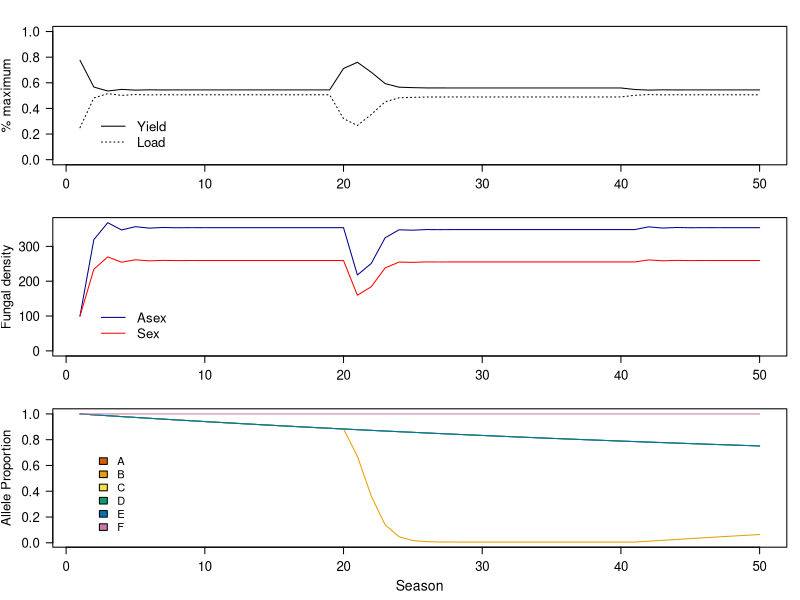
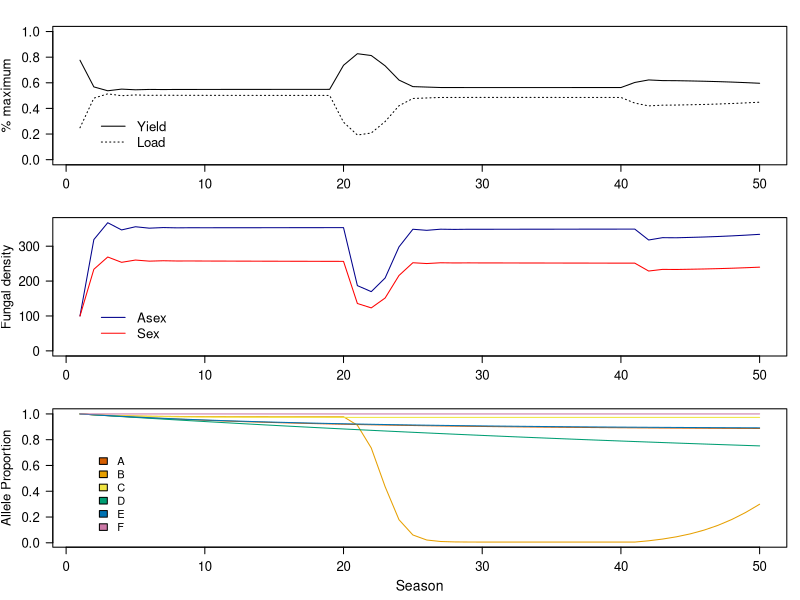
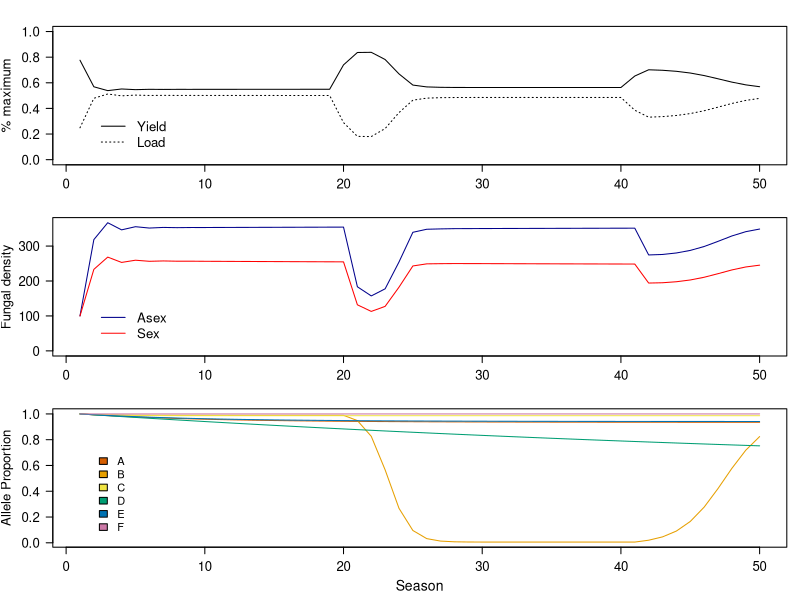
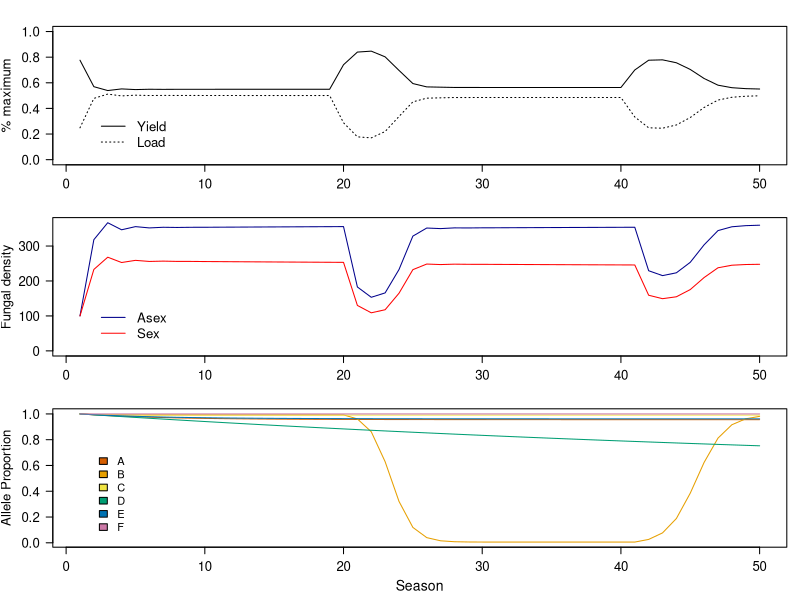
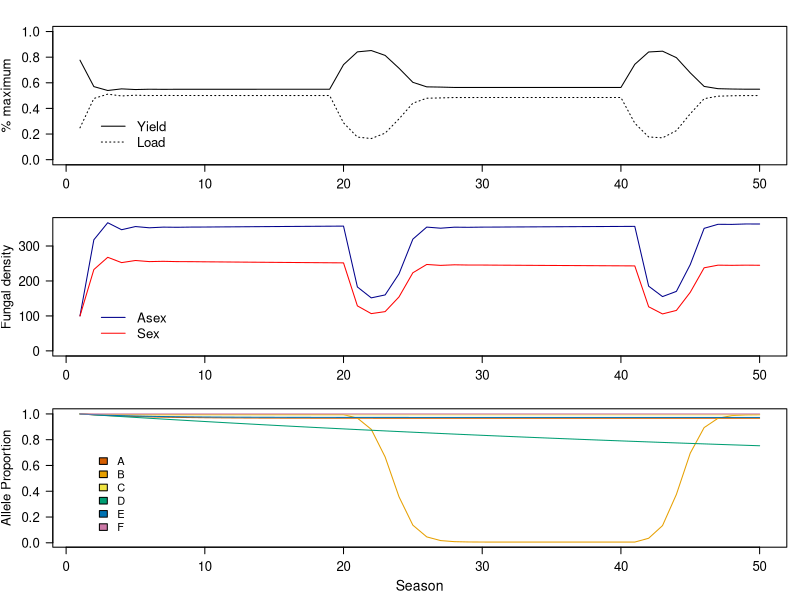
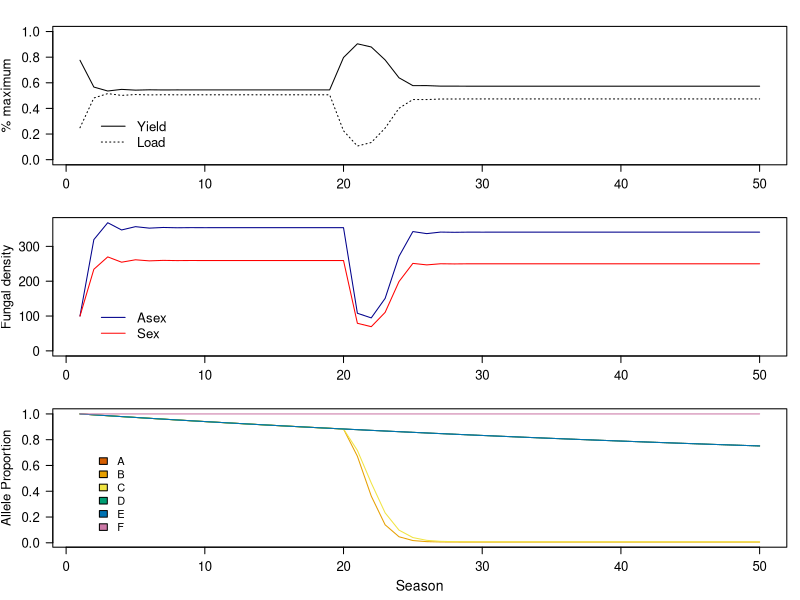
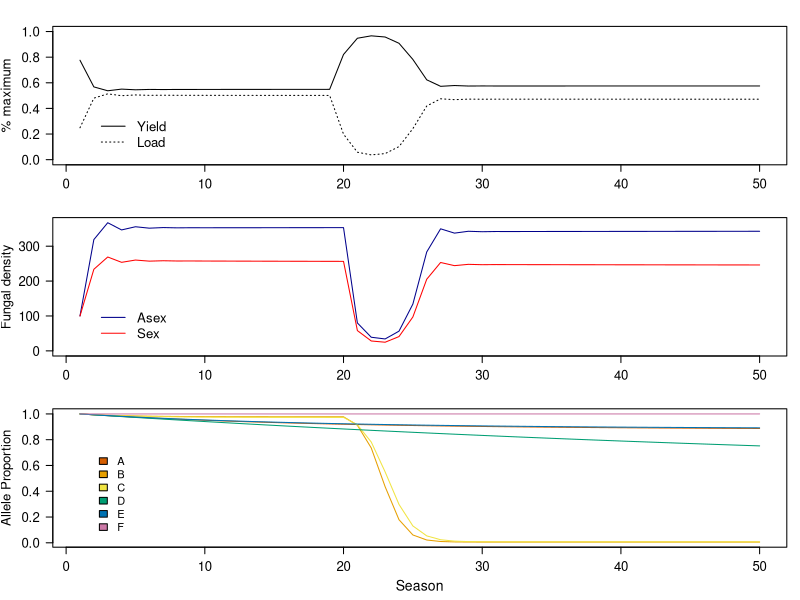
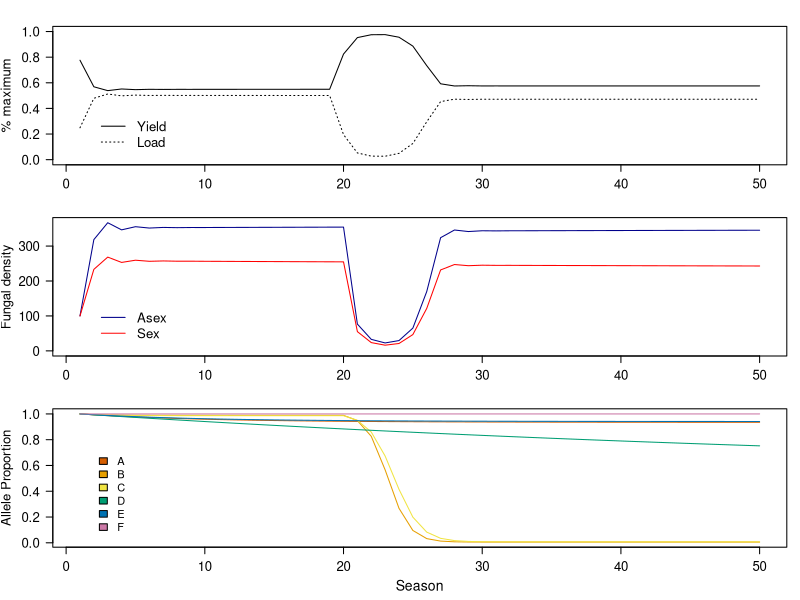

Source code (R) for these figures, in order:
##A model of a fungal plant pathogen on a plant crop in a single field
##We will model uninfected (S), infected (I) plants using S and I to match SI model for epidemiology

##Code to run simulations in Garner, Alkemade and Barraclough 2026 'Evaluating the potential to control fungal plant pathogens using gene drive technology'

library(stringr)
library(fBasics)
library(data.table)

##------------------------------------------------------------------------------------------------------------
##Scenario
	scenario<-1

##matrix to store results in
	grand.res<-NULL

	params<-1:20
	yield_params<-matrix(NA,nrow=length(params),ncol=50)
	
	param_costs<-rep(seq(0.0,0.2,length.out=5),4)
	param_model<-c(rep(2,5),rep(3,5),rep(4,5),rep(5,5))
	
for (param in params) {	

##1) Define parameter values 

##Total time to run the simulation
	nseasons<-50
##Maximum number of asexual generations completed on the crop plant each season
	ngens<-5
##Mutation Rate
	mut=c(mut_A=0.001,mut_B=0.001,mut_C=0.001,mut_D=0.001,mut_E=0.001,mut_F=0.00)
##Proportionate yield of infected plants
	Inf_Yield<-0.1
##Toggle whether to additionally plot the within-season dynamics for the final season - by default plots seasons
	plot.within.season<-FALSE

##Wild-type (ABCDEF) parameter values for asexual stages
	##A) Fecundity (Number of Offspring) in soil/debris in spring
	##B) Infection of plants
	##C) Growth on plants
	##D) Proportion of Sex Offspring at end of season
	##E) Winter Survival
	##F) Gene Drive locus

	wt.params<-c(Fecundity=1.3,Infection=0.9,Growth=1.5, Pro_sex=0.4, Survival=0.9,Blank=1)
	wt.alleles<-c("A","B","C","D","E","F")

##Effects of antifungal control on parameter values = selection coefficient of WT in fungicide environment
	control_effect<-c(control_effect_A=0.2,control_effect_B=0.2,control_effect_C=0.2,control_effect_D=0.2,control_effect_E=0.2,control_effect_F=0.2)
##Efficacy of resistance, i.e. how close does resistance get proportionately to restoring original parameter value
	efficacy_resistance<-c(efficacy_resistance_A=0.01,efficacy_resistance_B=0.01,efficacy_resistance_C=0.01,efficacy_resistance_D=0.01,efficacy_resistance_E=0.01,efficacy_resistance_F=0.01) 
##Cost of resistance = selection coefficient of resistant allele in wildtype environment without fungicide
	cost_resistance<-c(cost_resistance_A=0.05,cost_resistance_B=0.05,cost_resistance_C=0.05,cost_resistance_D=0.05,cost_resistance_E=0.05,cost_resistance_F=0.05) 
	cost_resistance[]<-param_costs[param]
	
	my.model<-param_model[param]
	
##Gene drive parameters - TIM ADDED INOCULUM SIZE OF GENE DRIVE SPORES
		gene_drive.params<- c(Lethality = 0.0 ,Selfishness = 20, Fecundity_Inhibition = 0.2, Infection_Inhibition = 0.2, Growth_Inhibition = 0.2, Sex_Inhibition = 0.2, Survival_Inhibition=0.2, Inoculum = 50)
   	
    ##NB Compare with Burt 2003, epsilon = Selfishness/(Selfishness+1), and Selfishness = epsilon/(1-epsilon)
	##Where epsilon is probability of F converted to f in Homing Endonuclease Gene
	##Selfishness = 9 equates to epsilon = 0.9, default used in Burt paper (10 = 0.91)
	##Selfishness = 20 equates to epsilon = 0.952381. (19 = epsilon 0.95)
	##Selfishness = 99 (or 100 rounding) equates to epsilon =0.99, cited as realistic high value in yeast in Burt


##Assigns when the prescribed control measure is applied
	gene_drive<-array(FALSE,dim=c(nseasons,1))
	fungicide<-array(1,dim=c(nseasons,ngens,5))	

##The set of possible models to consider
	model.choices<-c("No_control","One_Fungi_20","Two_Fungi_Simult","Two_Fungi_Alt","Two_Fungi_Season","HaploidGeneDrive","DiploidGeneDrive","HaploidFungicide","DiploidFungicide")
##change my.model to select a model

	
	#my.model<-8
	which.model<-model.choices[my.model]

	## a) No control
	 if (which.model=="No_control") {
			}
			
	##Fungicide models from here

	## b) One fungicide, 20 seasons
	 if (which.model=="One_Fungi_20") {
	  which.seasons<-20:40
	  which.fungicide<-2
	  fungicide[which.seasons,, which.fungicide]<-2
    	 }
    	
   	##c) Two fungicides simultaneously
	 if (which.model=="Two_Fungi_Simult") {
	  which.seasons<-20:50
	  which.fungicide<-c(2,3)
	  fungicide[which.seasons,, which.fungicide]<-2
    	}   	

	## d) Alternating fungicides every 5 years
	 if (which.model=="Two_Fungi_Alt") {
	   which.fungicide<-c(2,3)
	   fungicide[c(20:24,30:34,40:44),, which.fungicide[1]]<-2
	   fungicide[c(20:24,30:34,40:44)+5,, which.fungicide[2]]<-2
	 }

	  if (which.model=="Two_Fungi_Season") {
	    which.fungicide<-c(2,3)
	    fungicide[20:50,1:2, which.fungicide[1]]<-2
	    fungicide[20:50,3:4, which.fungicide[2]]<-2
	  }
	
	##Gene drive models from here

    ## e) Haploid gene drive - need to set lethality to 0, which parameter is affected and inhibition amount above.
     if (which.model=="HaploidGeneDrive") {
     	##Gene drive parameters - TIM ADDED INOCULUM SIZE OF GENE DRIVE SPORES
		gene_drive.params<- c(Lethality = 0.0 ,Selfishness = 20, Fecundity_Inhibition = 0.2, Infection_Inhibition = 0.2, Growth_Inhibition = 0.2, Sex_Inhibition = 0.2, Survival_Inhibition=0.2, Inoculum = 50)
		##Selector for which stage the gene_drive is affecting in haploid model
		gene_drive_control<-c(2)
		##when is the gene drive started
		  gene_drive[20:nseasons]<-TRUE
    	}
 
    	
    ##f) Diploid gene drive -  need to set lethality to >0, e.g. 0.99 and inhibition parameters to zero.
  if (which.model=="DiploidGeneDrive") {
     	##Gene drive parameters - TIM ADDED INOCULUM SIZE OF GENE DRIVE SPORES
		gene_drive.params<- c(Lethality = 0.99 ,Selfishness = 20, Fecundity_Inhibition = 0.0, Infection_Inhibition = 0.0, Growth_Inhibition = 0.0, Sex_Inhibition = 0.0, Survival_Inhibition=0.0, Inoculum = 50)
		##Selector for which stage the gene_drive is affecting in haploid model - REQUIRED BUT NOT USED IN THIS VERSION
		gene_drive_control<-c(2)		  
		gene_drive[20:nseasons]<-TRUE
    	}
    
	## g) Haploid gene drive plus one fungicide
   	if (which.model=="HaploidFungicide") {
    	##Gene drive parameters - TIM ADDED INOCULUM SIZE OF GENE DRIVE SPORES
		gene_drive.params<- c(Lethality = 0.0 ,Selfishness = 20, Fecundity_Inhibition = 0.2, Infection_Inhibition = 0.2, Growth_Inhibition = 0.2, Sex_Inhibition = 0.2, Survival_Inhibition=0.2, Inoculum = 50)
		##Selector for which stage the gene_drive is affecting in haploid model
		gene_drive_control<-c(2)
		##when is the gene drive started
		  gene_drive[20:nseasons]<-TRUE
	  		which.seasons<-20:40
	  		which.fungicide<-c(3)
	  		fungicide[which.seasons,, which.fungicide]<-2
    	}
    	
     ##h) Diploid gene drive + fungicide
  if (which.model=="DiploidFungicide") {
     	##Gene drive parameters - TIM ADDED INOCULUM SIZE OF GENE DRIVE SPORES
		gene_drive.params<- c(Lethality = 0.99 ,Selfishness = 20, Fecundity_Inhibition = 0.0, Infection_Inhibition = 0.0, Growth_Inhibition = 0.0, Sex_Inhibition = 0.0, Survival_Inhibition=0.0, Inoculum = 50)
		##Selector for which stage the gene_drive is affecting in haploid model - REQUIRED BUT NOT USED IN THIS VERSION
		gene_drive_control<-c(2)		  
		gene_drive[20:nseasons]<-TRUE
			which.fungicide<-c(2)
	  		fungicide[which.seasons,, which.fungicide]<-2
    	}
   	
    
#----------------------------------------------------------------------------------------------------------------

##2) Construct the mutation table

##TIM JAN 2026- rearranged order of some lines as wasn't working from cold
	Genotype.combos<-expand.grid(c(0,1),c(0,1),c(0,1),c(0,1),c(0,1),c(0,1))
	Genotype.ids<-apply(expand.grid(c("A","a"),c("B","b"),c("C","c"),c("D","d"),c("E","e"),c("F","f")),1,function(x) paste(x,collapse=""))
	##Set up mutation matrix
	mut.list<-list()
	for (i in (1:6)) {
	  mut.list[[i]]<-outer(substring(Genotype.ids,i,i),substring(Genotype.ids,i,i),"==")
	  mut.list[[i]][mut.list[[i]]]<-(1-mut[i])
	  mut.list[[i]][!mut.list[[i]]]<-mut[i]
	}
	mut.matrix<-mut.list[[1]]*mut.list[[2]]*mut.list[[3]]*mut.list[[4]]*mut.list[[5]]*mut.list[[6]]
	

#-----------------------------------------------------------------------------------------
		
##3) Build the parameter array for asexual steps, initially with wildtype values
	##Each matrix in the array contains the associated coefficients for each different locus
	Asex.params<-array(dim=c(2,length(Genotype.ids),length(wt.params)))
	dimnames(Asex.params)[[1]]<-c("None","Control")
	##Row 1 = values when fungicide for that life stage is absent
	##Row 2 = values when fungicide for that life stage is present
	dimnames(Asex.params)[[2]]<-Genotype.ids
	##Columns = each genotype in Genotype.ids
	dimnames(Asex.params)[[3]]<-names(wt.params)
	for (i in (1:length(wt.params))) {Asex.params[,,i]<-wt.params[i]
	Asex.params[1,!grepl(wt.alleles[i],Genotype.ids,fixed=TRUE),i]<-wt.params[i]*(1-cost_resistance[i])}
	for (i in (1:5)) {
	  Asex.params[2, grepl(wt.alleles[i],Genotype.ids,fixed=TRUE),i]<-wt.params[i]*(1-control_effect[i])  
	  ##Values for wild-type allele: first number = value without control, second number = value with control
	  Asex.params[2, !grepl(wt.alleles[i],Genotype.ids,fixed=TRUE),i]<-wt.params[i]*(1-efficacy_resistance[i])    
	  ##Values for alternative/resistant allele: first number = value without control, second number = value with control
	}

##Alter the parameters based on any gene drive effects on haploid life-cycle
	if (any(gene_drive)) {
		for (i in gene_drive_control) {
	  Asex.params[, grepl("f",Genotype.ids,fixed=TRUE),i]<-Asex.params[, grepl("f",Genotype.ids,fixed=TRUE),i]*c(1-gene_drive.params[i+2],1-gene_drive.params[i+2])
	} #Reduces the fitness for the chosen gene_driven effects
	}
	
##Build parameter array for sexual spores
	Sex.params<-Asex.params
	##Currently we assume survival is proportionately higher and fecundity is proportionately lower, irrespective of control
	##TIM JAN 2026- need to think about justification for this a bit, but in any case, 
	##could change so there is a trade-off between survival and fecundity but no net benefit, 
	##plus avoid >100% survival sexual spores, hence i.e. changed to 0.909 and 1.1 to work with defaults. 
	sex_effects<-c(1/1.1,1,1,1,1.1,1)
	Sex.params<-sweep(Sex.params,MARGIN=3,STATS=sex_effects,FUN="*")

#----------------------------------------------------------------

##4) Calculate the random mating and gamete table for sexual reproduction

	alleles<-list()
	for (i in (1:6)) {
	  alleles[[i]]<-strsplit(outer(substring(Genotype.ids,i,i),substring(Genotype.ids,i,i),paste)," ")}
	
	count.genotypes<-function(x) {
	  genos<-outer(alleles[[1]][[x]],alleles[[2]][[x]],paste)
	  genos<-gsub(" ","",as.vector(outer(genos,alleles[[3]][[x]],paste)))
	  genos<-gsub(" ","",as.vector(outer(genos,alleles[[4]][[x]],paste)))
	  genos<-gsub(" ","",as.vector(outer(genos,alleles[[5]][[x]],paste)))
	  genos<-gsub(" ","",as.vector(outer(genos,alleles[[6]][[x]],paste)))
	  return(Genotype.ids%in%genos/sum(Genotype.ids%in%genos))}
	
	RM.table<-t(simplify2array(lapply(1:length(alleles[[1]]),count.genotypes)))
	colnames(RM.table)<-Genotype.ids
	
	allele.array<-array(unlist(alleles),dim=c(2,length(alleles[[1]]),length(alleles)))
	rownames(RM.table)<-paste(apply(allele.array[1,,],1,function(x) paste(x,collapse="")),".",
	                          apply(allele.array[2,,],1,function(x) paste(x,collapse="")),sep="")
	
	##4b) Gene drive alterations to the mating table
	#Rescales f columns to have a greater proportion from sexual reproduction
	RM.table[,grepl("f",Genotype.ids,fixed=TRUE)]<- gene_drive.params["Selfishness"]*RM.table[,grepl("f",Genotype.ids,fixed=TRUE)]
	#Renormalises the table to ensure all rowsums
	RM.table<-RM.table/apply(RM.table,1,sum)
	#Applies lethality to the 'ff' haploids if applicable
	RM.table[str_count(rownames(RM.table),"f")==2,]<-(1-gene_drive.params["Lethality"]^2)*RM.table[str_count(rownames(RM.table),"f")==2,]
	##N.B. For consistency with literature the scalar is 1-e^2 as opposed to simply just redefining the scalar

#---------------------------------------------------------------------------------------------------------

##5) Assign initial values

	##Initial Crop and spore Densities across genotypes
	Initial_Crop<-10000
	#Initial_Spore_Asex<-rep(1.00,length(Genotype.ids))
	#Initial_Spore_Asex[33:64]<-0.0001
	##TIM CHANGED 2026 - start with 100% wild-type alleles
	Initial_Spore_Asex<-rep(0,length(Genotype.ids))
	Initial_Spore_Asex[1]<-100
	Initial_Spore_Sex<-Initial_Spore_Asex
	names(Initial_Spore_Asex)<-Genotype.ids
	names(Initial_Spore_Sex)<-Genotype.ids
##Records of Yield, Load and Spores
	Yield<-array(NA,nseasons)
	Load<-array(NA,nseasons)
	Asex_spores<-matrix(NA,nrow=nseasons,ncol=2^6)
	Sex_spores<-matrix(NA,nrow=nseasons,ncol=2^6)

##Set-up for season 1 from some hypothetical YEAR 0
	 N_Asex <- Initial_Spore_Asex
	 N_Sex<-Initial_Spore_Sex
	  
#--------------------------------------------------------------------------------------------

##6) Run model - step through a set of discrete life stages of fungus within each loop of a yearly cycle##
 
 ##array to plot example of within season dynamics in final season
 within_season<-matrix(NA,nrow=31,ncol=6)
 colnames(within_season)<-c("S","I","Nasex","Nsex","Stage","Gen")

##Start of season loop
 
for (season in (1: nseasons)) {

##A) Start of the year, new field of crop planted, initially all uninfected
	#print(season)
	S<-Initial_Crop
	I<-0
	
	within_season[1,]<-c(S,I,sum(N_Asex),sum(N_Sex),1,1)
	
	#Builds the fungicide set-up for the year
	
	#Sets up the gene_drive if it is enabled for this season TIM ALTERRED 2026 - NOT SURE WHY DOING THIS EVERY LOOP
		##INSTEAD, JUST NEED TO INTRODUCE f ALLELES AT START OF GENE DRIVE
	if (any(gene_drive)){
		if (season == which(gene_drive)[1]) {
		
		N_Asex["ABCDEf"]<-gene_drive.params["Inoculum"]
		
	  #Resets the parameter array
	  #for (i in (1:length(wt.params))) {Asex.params[,,i]<-wt.params[i]
	  	##CHECK HERE - NOT SURE IT IS RIGHT
	  #Asex.params[1,!grepl(wt.alleles[i],Genotype.ids,fixed=TRUE),i]<-wt.params[i]*(1-cost_resistance[i])}
	  #Now applies the fungicide effects
	  #for (i in 1:6) {
	  #  Asex.params[2, grepl(wt.alleles[i],Genotype.ids,fixed=TRUE),i]<-wt.params[i]*(1-control_effect[i])  
	  #  Asex.params[2, !grepl(wt.alleles[i],Genotype.ids,fixed=TRUE),i]<-wt.params[i]*(1-efficacy_resistance[i])}
  	#for (i in gene_drive_control) {
  	 # Asex.params[, grepl("f",Genotype.ids,fixed=TRUE),i]<-Asex.params[, grepl("f",Genotype.ids,fixed=TRUE),i]*c(1-#gene_drive.params[i+2],1-gene_drive.params[i+2])
  	#}
  	
	}
	}
	#Finally sets up the sexual spore parameters - TIM 2026, DON'T NEED THIS?
	#Sex.params<-Asex.params
	#Sex.params<-sweep(Sex.params,MARGIN=3,STATS=sex_effects,FUN="*")
	
	##Record numbers of spores after first planting 
	Asex_spores[season,]<-N_Asex
	Sex_spores[season,]<-N_Sex
	#print(N_Asex)
	#print(N_Sex) 
	
##B) Spores produced by surviving fungal material from the previous year
	N_Asex <- N_Asex * Asex.params[fungicide[season,1,1],,"Fecundity"]
	N_Sex  <- N_Sex  *  Sex.params[fungicide[season,1,1],,"Fecundity"] #Modeled as directly proportional

#Mutation of spores as they reproduce
 	N_Asex <- as.vector(N_Asex%*%mut.matrix)
 	N_Sex <- as.vector(N_Sex%*%mut.matrix)

##TIM JAN 2026- I think we should combine all the spores here for infection
##				otherwise density-dependence is not working properly (each infects more than should
##				if combined together), and no legacy of origin of spores by this stage.

	N_Asex <- N_Asex + N_Sex

	within_season[2,]<-c(S,I,sum(N_Asex),0,1,2)


##C) Initial Infections from the soil 
	#Modeled as proportional to spore density and number of uninfected crops
	
	I_Asex <- N_Asex * Asex.params[fungicide[season,1,2],,"Infection"] * S / (S + I)   ## or S/(S + I) to match SIR models
	## COMMENT OUT JAN 2026 I_Sex <- N_Sex * Sex.params[fungicide[season,1,2],,"Infection"] * S/(S + I)   ## or S/(S + I) to match SIR models
	# Calculates the new infections
	
	New_I<- I_Asex #Genotype array of the new infections
	I <- sum(New_I) #Total number of new infections
	S <- S - I #Remaining healthy crop
	
	within_season[3,]<-c(S,I, sum(New_I),0,2,3)

	
##D) Asexual sporulation and infection generations occur as fungus spreads on the crop

##WITHIN THIS LOOP ASSUME THAT ALL REPRODUCTION IS ASEXUAL - SO NO SEXUAL SPORES FORMED DURING THE GEN LOOP OR PRESENT AT THIS TIME
##NEED PARAMETER/FITNESS THAT DEPENDS ON PRESENCE/ABSENCE OF CONTROL MEASURE, SO CAN TOGGLE ON/OFF OR ALTERNATE 

for (gen in (1:ngens)) {
#Production of new spores per infected plant
	N_Asex <- New_I * Asex.params[fungicide[season,gen,3],,"Growth"]
#Mutation of spores as they reproduce
 	N_Asex <- as.vector(N_Asex%*%mut.matrix)
	
#New infections arise from asexual spores	
  New_I <- N_Asex * Asex.params[fungicide[season,gen,2],,"Infection"] * S/(S + I)   ## or S/(S + I) to match SIR models
	I <- I + sum(New_I)
	S <- S - sum(New_I)
	
	within_season[3+gen,]<-c(S,I, sum(New_I),0,3,3+gen)

	
	} ##end of generations loop
	
	##No need to update these during the Asexual generations, but still need the correct values for the fungicide state at the end 
	Sex.params<-Asex.params
	Sex.params<-sweep(Sex.params,MARGIN=3,STATS=sex_effects,FUN="*")
##E) Crop Harvesting and Load Recording

	Yield[season]<- S + Inf_Yield * I
	Load[season]<-I/Initial_Crop
	
	within_season[3+ngens+1,]<-c(0,0, sum(New_I),0,4,3+ngens+1)

	
##F) Some fungal material produced by last infection cycle overwinters as sexual or as asexual, depending on genotype

	N_Asex <- New_I * (1-Asex.params[fungicide[season,ngens,4],,"Pro_sex"])
	N_Sex <- New_I * (Asex.params[fungicide[season,ngens,4],,"Pro_sex"])
	
	within_season[3+ngens+2,]<-c(0,0, sum(N_Asex),sum(N_Sex),5,3+ngens+2)

	
##G) Sexual Reproduction at the end of the season
#N.B Final sum of density will be same, but ratios of genotypes could change within N_Sex
	
	tmp.Sex_Spore.prop<-N_Sex%o%N_Sex
	tmp.Sex_Spore.prop<-tmp.Sex_Spore.prop/sum(tmp.Sex_Spore.prop)
	Sex_Spore.prop<-colSums(RM.table*as.vector(tmp.Sex_Spore.prop))
	N_Sex<-sum(N_Sex)* Sex_Spore.prop
##Mutations occur during spore formation 
 	N_Sex <- as.vector(N_Sex%*%mut.matrix)	

 	N_Asex <- as.vector(N_Asex%*%mut.matrix)	

##H) Over-winter survival  
	
 	N_Asex <- N_Asex * Asex.params[fungicide[season,ngens,5],,"Survival"]  
 	N_Sex <- N_Sex * Sex.params[fungicide[season,ngens,5],,"Survival"] #Currently modelled as directly proportional
 	
 	names(N_Asex)<-Genotype.ids 
 	names(N_Sex)<-Genotype.ids 
 	
 	within_season[3+ngens+3,]<-c(0,0, sum(N_Asex),sum(N_Sex),6,3+ngens+3)
 		  	
	} ##end of season loop

##add column names
colnames(Asex_spores)<-Genotype.ids
colnames(Sex_spores)<-Genotype.ids

#------------------------------------------------------------------------------------------------------------

##7) PLOT DENSITIES AND ALLELE FREQUENCIES	

##set color-blind palette for loci
col.pal<-c("#D55E00","#E69F00","#F0E442","#009E73","#0072B2","#CC79A7")
cx<-1.2

##Make filename so that keep figures for different versions
tmp<-""
if (exists("which.fungicide")&(max(fungicide)==2)) tmp<-paste0(".",paste0(which.fungicide,collapse=""))
if (exists("gene_drive_control")&any(gene_drive)) tmp<-paste0(tmp,".", paste0( gene_drive_control,collapse=""))

file.name<-paste0("Figures/Model",my.model,"_param",param,tmp,".pdf")

pdf(file=file.name,height=5.5,width=2.5)

par(mfcol=c(3,1),mar=c(2,4,2,1),oma=c(2,0,0,0))

##PLOT OVER SEASONS
comb.spores<-Asex_spores+ Sex_spores
plot(Yield/Initial_Crop,type="l",main="",xlab='Season',ylab="% maximum",las=1,ylim=c(0,1),cex.axis= cx,cex.lab= cx)
lines(Load,type="l",main="Load",xlab='Season',las=1,lty=3)
legend("bottomleft", bty="n",inset=.05, legend=c("Yield","Load"),lty=c(1,3),cex= cx)
plot(rowSums(Asex_spores),ylim=c(0,max(c(rowSums(Asex_spores),rowSums(Sex_spores)))),col="darkblue",type="l",ylab="Fungal density",main="",xlab='Season',las=1,cex.axis= cx,cex.lab= cx)
lines(rowSums(Sex_spores),col="red")
legend("bottomleft", bty="n",inset=.05,legend=c("Asex","Sex"),col=c('darkblue','red'),lty=1,cex= cx)
##combine genotype counts of asexual and sexual spores
##CALCULATE AND PLOT ALLELE FREQUENCES
allele.freqs<-matrix(NA,nrow=nseasons,ncol=length(wt.alleles))
for (i in (1:length(wt.alleles))) {
  allele.freqs[,i]<-rowSums(comb.spores[,grepl(wt.alleles[i],colnames(comb.spores))])/rowSums(comb.spores)
}
dimnames(allele.freqs)[[2]]<-wt.alleles
matplot(allele.freqs,type="l",lty=1,las=1,main="",col=col.pal,xlab='Season',ylab='Allele Proportion',cex.axis=cx,cex.lab=cx)
legend("bottomleft", bty="n",inset=.05,legend=wt.alleles,fill=col.pal,horiz=FALSE)
mtext(text = "Season",side=1,line=2.5,cex=0.7*cx)

dev.off()


# 7a) Optional, needs switching on - PLOT WITHIN SEASON


file.name2<-gsub("Model","WithinSeason",file.name)

if (plot.within.season) {

  pdf(file= file.name2, height=5.5,width=2.5)
  
  par(mfcol=c(3,1),mar=c(2,4,2,1),oma=c(2,0,0,0))
  matplot(within_season[1:11,1:2],type="s",ylab="Plant Density",xlab="step",main="",col=1,lty=c(1,3),xaxt="n",cex.axis=cx,cex.lab=cx)
  legend("topright", bty="n",inset=.05,legend=c("Susceptible","Infected"),lty=c(1,3))
  polygon(c(1,2,2,1),c(0,0,max(within_season[1:11,1:2])*1.1, max(within_season[1:11,1:2]))*1.1,col=gray(0.5,0.1),border=NA)
  polygon(c(3,8,8,3),c(0,0,max(within_season[1:11,1:2])*1.1, max(within_season[1:11,1:2]))*1.1,col=gray(0.5,0.1),border=NA)
  polygon(c(9,10,10,9),c(0,0,max(within_season[1:11,1:2])*1.1, max(within_season[1:11,1:2]))*1.1,col=gray(0.5,0.1),border=NA)
  mtext(text=1:6,at=c(1.5,2.5,5.5,8.5,9.5,10.5),side=1,line=0.2,cex=0.7*cx)
  mtext(text="Stage",side=1,line=1.2,cex=0.7*cx)
  
  matplot(within_season[1:11,3:4],type="s",ylab="Fungal Density",xlab="step",main="",col=c("darkblue","red"),lty=1,xaxt="n",cex.axis=cx,cex.lab=cx)
  legend("center", bty="n",inset=.05, legend=c("Asex","Sex"),col=c('darkblue','red'),lty=1,cex=cx)
  polygon(c(1,2,2,1),c(0,0,max(within_season[1:11,3:4])*1.1, max(within_season[1:11,3:4]))*1.1,col=gray(0.5,0.1),border=NA)
  polygon(c(3,8,8,3),c(0,0,max(within_season[1:11,3:4])*1.1, max(within_season[1:11,3:4]))*1.1,col=gray(0.5,0.1),border=NA)
  polygon(c(9,10,10,9),c(0,0,max(within_season[1:11,3:4])*1.1, max(within_season[1:11,3:4]))*1.1,col=gray(0.5,0.1),border=NA)
  mtext(text=1:6,at=c(1.5,2.5,5.5,8.5,9.5,10.5),side=1,line=0.2,cex=0.7*cx)
  mtext(text="Stage",side=1,line=1.2,cex=0.7*cx)
  
  ##check fungal densities include value immediately prior to asex/sex reproduction
  ##add generations/stages to the plot instead of steps
  dev.off()

}

yield_params[param,20:50]<-Yield[20:50]/Initial_Crop

#----
##CALCULATE EQUILIBRIUM SOLUTIONS FOR ECOLOGICAL CASE

##Tried doing this in SageMath - but it failed to find a solution for Nasex at equilibrium. 

#-------------------------------------------------------------------------------------------------------------------
##SUMMARY STATISTICS

Jumps<-c(0)
Behaviour<-array(dim=c(nseasons,3))
for (i in 2:(nseasons)){Jumps[i]<-(Yield[i]-Yield[i-1])}

##Behaviour Categorising - Cycles, Spikes, Converged, Decreasing
for (i in 2:nseasons) {
  if (abs(Jumps[i])<2) {Behaviour[i,1]<-'Converged'}
  if (Jumps[i]>2) {Behaviour[i,1]<-'Increasing'}
  if (Jumps[i]< -2) {Behaviour[i,1]<-'Decreasing'}
  if ((Jumps[i]*Jumps[i-1])<0) {Behaviour[i,2]<-'Cyclic'}
  else {Behaviour[i,2]<-'Monotone'}
  if (abs(Jumps[i])>2000) {Behaviour[i,3]<-'Spike'}
}

Data <- data.frame(yield = Yield,
                   differences = Jumps,
                   load = Load,
                   behaviour = Behaviour,
                   asex_total = rowSums(Asex_spores),
                   sex_total = rowSums(Sex_spores),
                   asex_Densities = Asex_spores,
                   sex_Densities = Sex_spores,
                   allele_Freqs = allele.freqs,
                   
                   row.names = 1:nseasons)
Summary_Data<-basicStats(Data[c('yield','load','asex_total','sex_total')])[c("Mean","Minimum","Maximum","Stdev"),]
#matplot(frollmean(Data[,"yield"],2),type="l",lty=1,main="Yield Rolling Avg",ylabel='Two step average')

Data[c('asex_Densities.ABCDEf','sex_Densities.ABCDEf','asex_Densities.ABCDEF','sex_Densities.ABCDEF')]
##Parameter Summary

Parameters <- data.frame(Mutation_Rates = mut,
                         W.T.Parameters = wt.params,
                         Sexual_Effects = sex_effects,
                         Gene_Drive_Effects = gene_drive.params[3:8],
                         Costs = cost_resistance,
                         Efficacies = efficacy_resistance,
                         Control_Effects = control_effect,
                         row.names= wt.alleles)
    Parameters<-Parameters[1:5,]
    Parameters<-Parameters[,-4]
                         

yield_res<-c(pre_yield= mean(Yield[5:20]), peak_yield= max(Yield[5:20]), yield_40=Yield[40], yield_50=Yield[50],mean_21_40=mean(Yield[21:40]), mean_41_50=mean(Yield[41:50]), mean_21_50=mean(Yield[21:50]))/Initial_Crop

Gene_drive<-array(0,5)
if (any(gene_drive)) {Gene_drive[gene_drive_control]<-1}
names(Gene_drive)<-paste0("GeneDrive_",1:5)

##set to NA for any that weren't used
gene_drive.params[(3:7)[which(Gene_drive==0)]]<-NA

Fungi_cont<-array(0,5)
if (any(fungicide==2)) {Fungi_cont[which.fungicide]<-1}
names(Fungi_cont)<-paste0("Fungicide_",1:5)

##set to NA for any that weren't used
Parameters[which(Fungi_cont==0),5:6]<-NA

##pull out allele frequencies at these seasons
allele.freqs20<-allele.freqs[20,]
names(allele.freqs20)<-paste("Freq20_",colnames(allele.freqs),sep="")
allele.freqs40<-allele.freqs[40,]
names(allele.freqs40)<-paste("Freq40_",colnames(allele.freqs),sep="")
allele.freqs50<-allele.freqs[50,]
names(allele.freqs50)<-paste("Freq50_",colnames(allele.freqs),sep="")

##single line summary of results
res<-c(scenario=scenario,model=my.model,unlist(Parameters),Fungi_cont,Num_fung=sum(Fungi_cont),gene_drive.params, Gene_drive,Num_drive=sum(Gene_drive),Infection_Yield=Inf_Yield,Number_of_Generations=ngens,
	yield_res, allele.freqs20 , allele.freqs40 ,allele.freqs50)
res<-t(res)

grand.res<-rbind(grand.res,res)

}  ##end my.model loop

	file.name4<-paste0("Figures/Model",my.model,"_params_yield_resistance",tmp,".pdf")
	
	pdf(file=file.name4,height=5.5,width=2.5)
	
	par(mfcol=c(3,1),mar=c(2,4,2,1),oma=c(2,0,0,0))
	
	plot(param_costs[1:5],grand.res[1:5,"mean_21_50"],ylab="Mean Yield",xlab="j (cost of resistance)",type="b",las=1,ylim=c(0.5,max(grand.res[,"mean_21_50"])),cex.axis=cx,cex.lab=cx)
	lines(param_costs[1:5],grand.res[6:10,"mean_21_50"],lty=2,type="b",pch=2)	
	lines(param_costs[1:5],grand.res[11:15,"mean_21_50"],lty=3,type="b",pch=3)	
	lines(param_costs[1:5],grand.res[16:20,"mean_21_50"],lty=4,type="b",pch=4)	
	
	plot(param_costs[1:5],1-(grand.res[1:5,c("Freq40_B")]),ylab="Freq resistance",xlab="j (cost of resistance)",type="b",las=1,ylim=c(0,1),cex.axis=cx,cex.lab=cx)
	lines(param_costs[1:5],1-rowMeans(grand.res[6:10,c("Freq40_B","Freq40_C")]),lty=2,type="b",pch=2)	
	lines(param_costs[1:5],1-rowMeans(grand.res[11:15,c("Freq40_B","Freq40_C")]),lty=3,type="b",pch=3)	
	lines(param_costs[1:5],1-rowMeans(grand.res[16:20,c("Freq40_B","Freq40_C")]),lty=4,type="b",pch=4)	
	legend(x=0,y=0.7,bty="n",ncol=1,legend=c("One","Simultaneous","Alt 5 years","Alt season"),lty=1:4,pch=1:4)
	dev.off()	
	
	#file.name3<-paste0("Scenario",scenario,".csv")

write.csv(grand.res,file="FungicideModelResults.csv",row.names=F)
